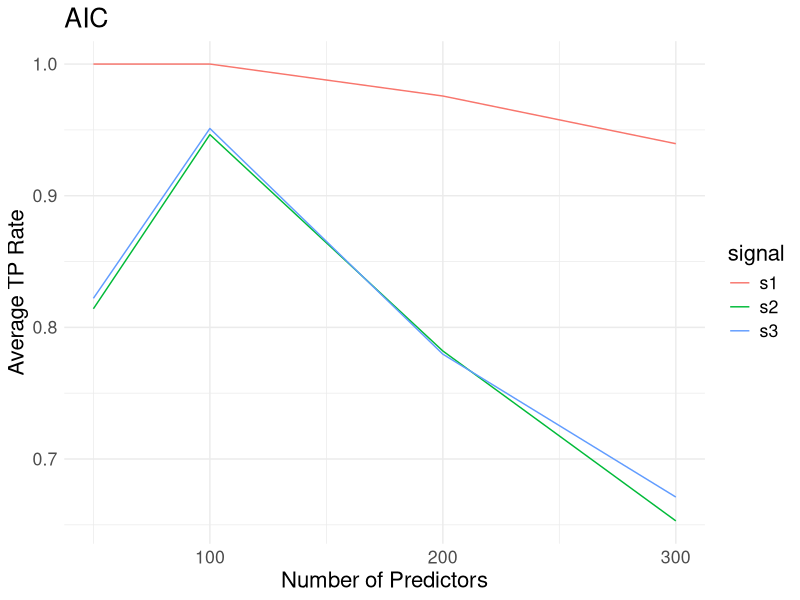
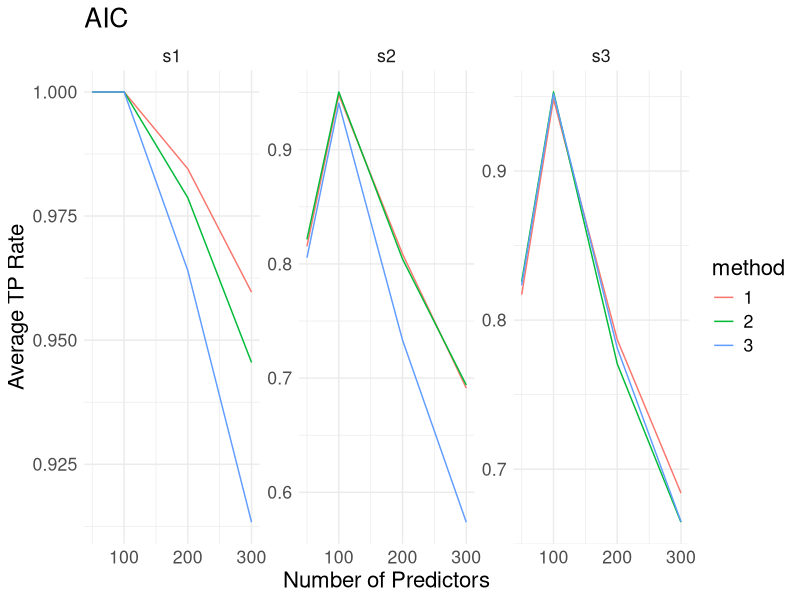
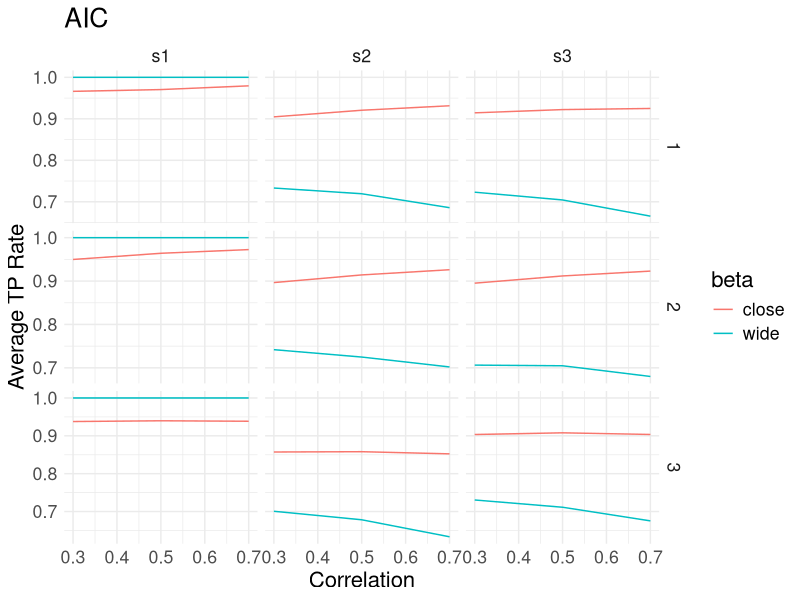
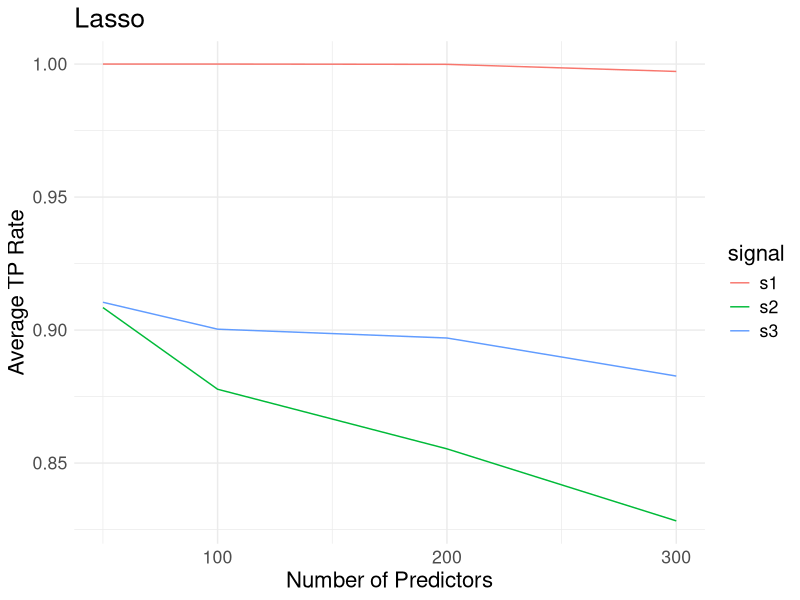
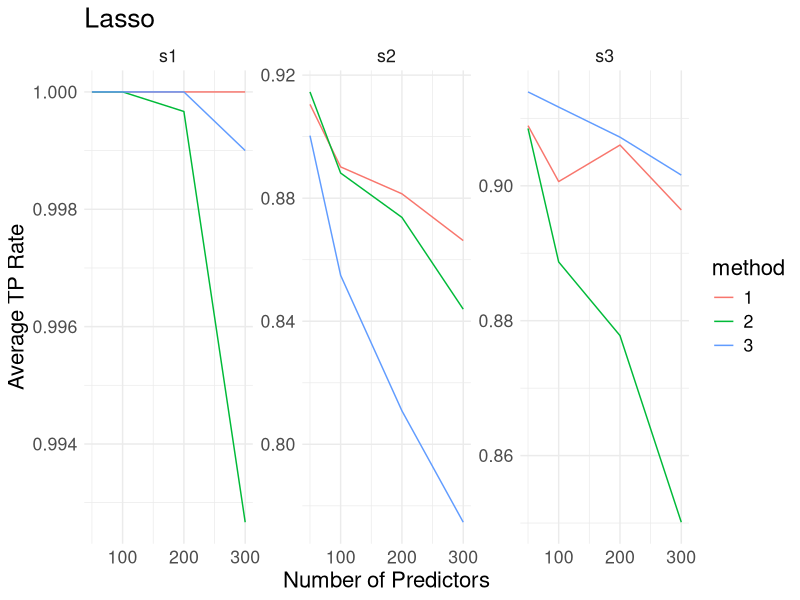
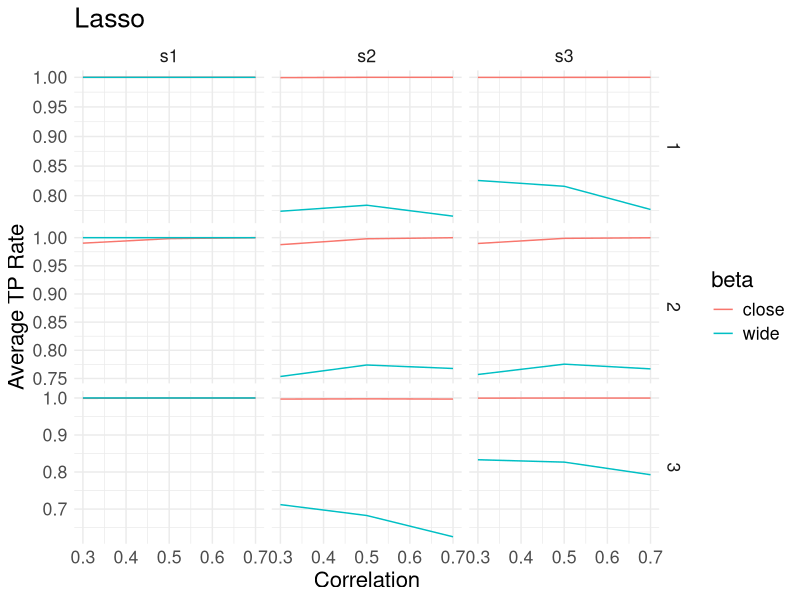

These charts were generated, in order, by the following R code:
## ---- chunk 1
knitr::opts_chunk$set(echo = TRUE,
                      message = F,
                      warning = F)
library(tidyverse)
library(patchwork)
## ---- chunk 2
df_aic <- read_csv("./Finaldata/question1/result_aic.csv")
df_lasso <- read_csv("./Finaldata/question1/result_lasso.csv")
## ---- chunk 3
df_aic %>% 
  summarize(
    avg_s1_prop = mean(s1_prop),
    avg_s2_prop = mean(s2_prop),
    avg_s3_prop = mean(s3_prop)
  ) %>% 
  knitr::kable(caption = "The Overall Performance of AIC Method")
## ---- chunk 4
df_aic %>% 
  group_by(method) %>% 
  summarize(
    avg_s1_prop = mean(s1_prop),
    avg_s2_prop = mean(s2_prop),
    avg_s3_prop = mean(s3_prop)
) %>% 
  knitr::kable(caption = "The Performance of AIC Method by Simulation Method")
## ---- chunk 5
df_aic %>% 
  group_by(p) %>% 
  summarize(
    avg_s1_prop = mean(s1_prop),
    avg_s2_prop = mean(s2_prop),
    avg_s3_prop = mean(s3_prop)
) %>% 
  knitr::kable(caption = "The Performance of AIC Method by Number of Predictors")
## ---- chunk 6
df_aic %>% 
  group_by(corr) %>% 
  summarize(
    avg_s1_prop = mean(s1_prop),
    avg_s2_prop = mean(s2_prop),
    avg_s3_prop = mean(s3_prop)
) %>% 
  knitr::kable(caption = "The Performance of AIC Method by Correlation")
## ---- chunk 7
df_aic %>% 
  group_by(beta) %>% 
  summarize(
    avg_s1_prop = mean(s1_prop),
    avg_s2_prop = mean(s2_prop),
    avg_s3_prop = mean(s3_prop)
) %>% 
  knitr::kable(caption = "The Performance of AIC Method by Beta Design")
## ---- chunk 8
df_aic %>% 
  mutate(signal_design = c(rep(1,7200),rep(2,7200))) %>% 
  group_by(signal_design) %>% 
  summarize(
    avg_s1_prop = mean(s1_prop),
    avg_s2_prop = mean(s2_prop),
    avg_s3_prop = mean(s3_prop)
) %>% 
  knitr::kable(caption = "The Performance of AIC Method by Proprtion of Signals")
  
## ---- chunk 9
df_aic %>% 
  group_by(beta,corr) %>% 
  summarize( 
    avg_s1_prop = mean(s1_prop),
    avg_s2_prop = mean(s2_prop),
    avg_s3_prop = mean(s3_prop)
) %>% 
  knitr::kable(caption = "The Performance of AIC Method By Beta Design and Correlation")
# intersting!
## ---- chunk 10
df_aic %>% 
  mutate(signal_design = c(rep(1,7200),rep(2,7200))) %>% 
  group_by(signal_design,corr) %>% 
  summarize(
    avg_s1_prop = mean(s1_prop),
    avg_s2_prop = mean(s2_prop),
    avg_s3_prop = mean(s3_prop)
) %>% 
  knitr::kable(caption = "The Performance of AIC Method By Signal Design and Correlation")
# do not interest 
## ---- chunk 11
df_aic %>% 
  group_by(corr,p) %>% 
  summarize(
    avg_s1_prop = mean(s1_prop),
    avg_s2_prop = mean(s2_prop),
    avg_s3_prop = mean(s3_prop)
) %>% 
  knitr::kable(caption = "The Performance of AIC Method By Number of Predictors and Correlation")

# not interesting
## ---- chunk 12
  df_aic %>% 
  group_by(p) %>% 
  summarize(
    avg_s1_prop = mean(s1_prop),
    avg_s2_prop = mean(s2_prop),
    avg_s3_prop = mean(s3_prop)
)  %>% 
  pivot_longer(
    avg_s1_prop:avg_s3_prop,
    names_to = "signals",
    values_to = "avg_proportion"
  ) %>% 
    separate(signals, sep= "_", into = c("avg","signal","prop")) %>% select(-avg, - prop) %>% 
  ggplot(aes(x = p, y = avg_proportion, color = signal)) + 
  geom_line() +
  theme_minimal() +
  labs(y = "Average TP Rate", 
       x = "Number of Predictors", 
       title = "AIC") +
  theme(text = element_text(size=16))
   
## ---- chunk 13
  df_aic %>% 
  group_by(method, p) %>% 
  summarize(
    avg_s1_prop = mean(s1_prop),
    avg_s2_prop = mean(s2_prop),
    avg_s3_prop = mean(s3_prop)
)  %>% 
  pivot_longer(
    avg_s1_prop:avg_s3_prop,
    names_to = "signals",
    values_to = "avg_proportion"
  ) %>% 
    separate(signals, sep= "_", into = c("avg","signal","prop")) %>% select(-avg, - prop) %>% 
  mutate(method = as.factor(method)) %>% 
  ggplot(aes(x = p, y = avg_proportion, color = method)) + 
  geom_line() +
  facet_wrap(.~signal,scales = "free")+
  labs(y = "Average TP Rate", 
       x = "Number of Predictors", 
       title = "AIC") +
   theme(axis.text=element_text(size=14),
        axis.title=element_text(size=10)) +
  theme_minimal() +
  theme(text = element_text(size=16))
## ---- chunk 14
  df_aic %>% 
  group_by(corr, beta, method) %>% 
  summarize(
    avg_s1_prop = mean(s1_prop),
    avg_s2_prop = mean(s2_prop),
    avg_s3_prop = mean(s3_prop)
)  %>% 
  pivot_longer(
    avg_s1_prop:avg_s3_prop,
    names_to = "signals",
    values_to = "avg_proportion"
  ) %>% 
    separate(signals, sep= "_", into = c("avg","signal","prop")) %>% select(-avg, - prop) %>% 
  #mutate(corr = as.factor(corr)) %>% 
  ggplot(aes(x = corr, y = avg_proportion, color = beta)) + 
  geom_line() +
  facet_grid(method~signal, scales = "free_y")+
  labs(y = "Average TP Rate", 
       x = "Correlation", 
       title = "AIC")+
   theme_minimal() +
  theme(text = element_text(size=16))
## ---- chunk 15
df_lasso %>% 
  summarize(
    avg_s1_prop = mean(s1_prop),
    avg_s2_prop = mean(s2_prop),
    avg_s3_prop = mean(s3_prop)
  ) %>% 
  knitr::kable(caption = "The Overall Performance of Lasso Method")
## ---- chunk 16
df_lasso %>% 
  group_by(method) %>% 
  summarize(
    avg_s1_prop = mean(s1_prop),
    avg_s2_prop = mean(s2_prop),
    avg_s3_prop = mean(s3_prop)
) %>% 
  knitr::kable(caption = "The Performance of Lasso Method by Simulation Method")
## ---- chunk 17
df_lasso %>% 
  group_by(p) %>% 
  summarize(
    avg_s1_prop = mean(s1_prop),
    avg_s2_prop = mean(s2_prop),
    avg_s3_prop = mean(s3_prop)
) %>% 
  knitr::kable(caption = "The Performance of Lasso Method by Number of Predictors")
## ---- chunk 18
df_lasso %>% 
  group_by(corr) %>% 
  summarize(
    avg_s1_prop = mean(s1_prop),
    avg_s2_prop = mean(s2_prop),
    avg_s3_prop = mean(s3_prop)
) %>% 
  knitr::kable(caption = "The Performance of Lasso Method by Correlation")
## ---- chunk 19
df_lasso %>% 
  group_by(beta) %>% 
  summarize(
    avg_s1_prop = mean(s1_prop),
    avg_s2_prop = mean(s2_prop),
    avg_s3_prop = mean(s3_prop)
) %>% 
  knitr::kable(caption = "The Performance of Lasso Method by Beta Design")
## ---- chunk 20
df_lasso %>% 
  mutate(signal_design = c(rep(1,7200),rep(2,7200))) %>% 
  group_by(signal_design) %>% 
  summarize(
    avg_s1_prop = mean(s1_prop),
    avg_s2_prop = mean(s2_prop),
    avg_s3_prop = mean(s3_prop)
) %>% 
  knitr::kable(caption = "The Performance of Lasso Method by Proprtion of Signals")
  
## ---- chunk 21
df_lasso %>% 
  group_by(beta,corr) %>% 
  summarize( 
    avg_s1_prop = mean(s1_prop),
    avg_s2_prop = mean(s2_prop),
    avg_s3_prop = mean(s3_prop)
) %>% 
  knitr::kable(caption = "The Performance of Lasso Method By Beta Design and Correlation")
# intersting!
## ---- chunk 22
df_lasso %>% 
  mutate(signal_design = c(rep(1,7200),rep(2,7200))) %>% 
  group_by(signal_design,corr) %>% 
  summarize(
    avg_s1_prop = mean(s1_prop),
    avg_s2_prop = mean(s2_prop),
    avg_s3_prop = mean(s3_prop)
) %>% 
  knitr::kable(caption = "The Performance of Lasso Method By Signal Design and Correlation")
# do not interest 
## ---- chunk 23
df_lasso %>% 
  group_by(corr,p) %>% 
  summarize(
    avg_s1_prop = mean(s1_prop),
    avg_s2_prop = mean(s2_prop),
    avg_s3_prop = mean(s3_prop)
) %>% 
  knitr::kable(caption = "The Performance of Lasso Method By Number of Predictors and Correlation")

# not interesting
## ---- chunk 24
df_lasso %>% 
  group_by(p) %>% 
  summarize(
    avg_s1_prop = mean(s1_prop),
    avg_s2_prop = mean(s2_prop),
    avg_s3_prop = mean(s3_prop)
)  %>% 
  pivot_longer(
    avg_s1_prop:avg_s3_prop,
    names_to = "signals",
    values_to = "avg_proportion"
  ) %>% 
    separate(signals, sep= "_", into = c("avg","signal","prop")) %>% select(-avg, - prop) %>% 
  ggplot(aes(x = p, y = avg_proportion, color = signal)) + 
  geom_line() +
  labs(y = "Average TP Rate", 
       x = "Number of Predictors", 
       title = "Lasso") +
    theme_minimal() +
  theme(text = element_text(size=16))
## ---- chunk 25
df_lasso %>% 
  group_by(method, p) %>% 
  summarize(
    avg_s1_prop = mean(s1_prop),
    avg_s2_prop = mean(s2_prop),
    avg_s3_prop = mean(s3_prop)
)  %>% 
  pivot_longer(
    avg_s1_prop:avg_s3_prop,
    names_to = "signals",
    values_to = "avg_proportion"
  ) %>% 
    separate(signals, sep= "_", into = c("avg","signal","prop")) %>% select(-avg, - prop) %>% 
  mutate(method = as.factor(method)) %>% 
  ggplot(aes(x = p, y = avg_proportion, color = method)) + 
  geom_line() +
  facet_wrap(.~signal,scales = "free")+
  labs(y = "Average TP Rate", 
       x = "Number of Predictors", 
       title = "Lasso") +
    theme_minimal() +
  theme(text = element_text(size=16))
## ---- chunk 26
df_lasso %>% 
  group_by(corr, beta, method) %>% 
  summarize(
    avg_s1_prop = mean(s1_prop),
    avg_s2_prop = mean(s2_prop),
    avg_s3_prop = mean(s3_prop)
)  %>% 
  pivot_longer(
    avg_s1_prop:avg_s3_prop,
    names_to = "signals",
    values_to = "avg_proportion"
  ) %>% 
    separate(signals, sep= "_", into = c("avg","signal","prop")) %>% select(-avg, - prop) %>% 
  #mutate(corr = as.factor(corr)) %>% 
  ggplot(aes(x = corr, y = avg_proportion, color = beta)) + 
  geom_line() +
  facet_grid(method~signal, scales = "free_y") +
  labs(y = "Average TP Rate", 
       x = "Correlation", 
       title = "Lasso") +
   theme_minimal() +
  theme(text = element_text(size=16))
